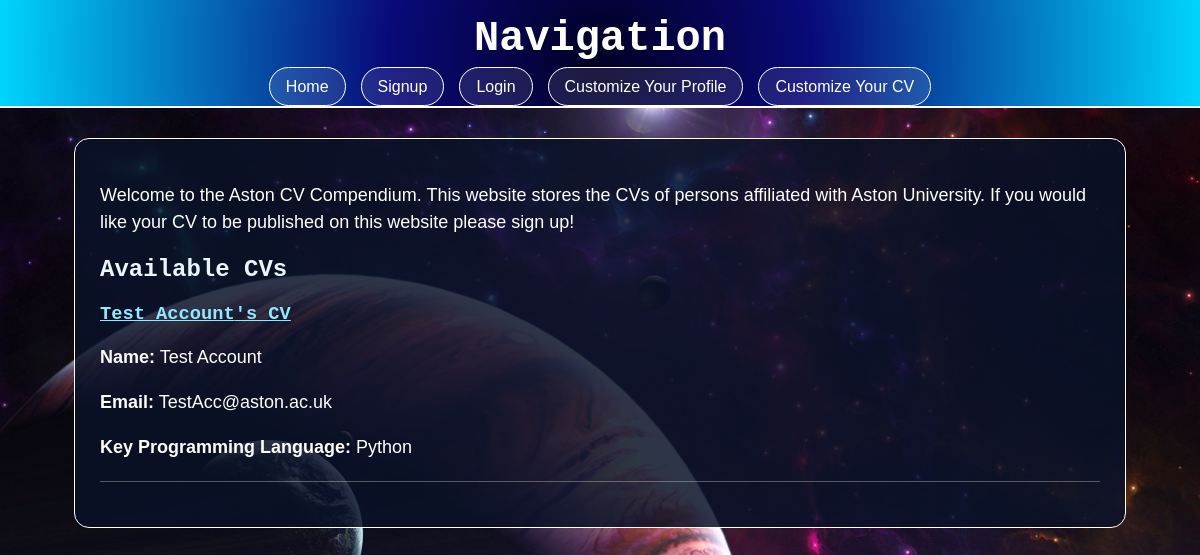
The page / on the database its author committed.
### tables this page shows
CREATE TABLE IF NOT EXISTS cvs (
    id bigint(20) UNSIGNED NOT NULL PRIMARY KEY AUTO_INCREMENT,
    user_id bigint(20) UNSIGNED NOT NULL,
    education_summary TEXT DEFAULT NULL,
    personal_statement TEXT DEFAULT NULL,
    skills TEXT DEFAULT NULL,
    key_programming_language TEXT DEFAULT NULL,
    CONSTRAINT unique_cvs_uid UNIQUE (user_id),
    CONSTRAINT fk_c_uid FOREIGN KEY (user_id) REFERENCES users(id)
                               ON DELETE CASCADE
);

CREATE TABLE IF NOT EXISTS users (
  id bigint(20) UNSIGNED NOT NULL PRIMARY KEY AUTO_INCREMENT,
  name varchar(100) NOT NULL,
  email varchar(100) NOT NULL,
  password varchar(255) NOT NULL,
  phone varchar(25) NOT NULL,
    CONSTRAINT unique_email UNIQUE (email)

);

### index.php (the view, shortened to what this page needs)
<?php
$db_host = "";
$db_user = "";
$db_pass = "";
$db_name = "";
$conn = mysqli_connect($db_host, $db_user, $db_pass, $db_name);
function get_cvs($conn): array {
    $sql_statement = "SELECT users.name, users.email, cvs.key_programming_language, cvs.id as cv_id, users.id as user_id FROM users INNER JOIN cvs ON cvs.user_id = users.id ORDER BY users.name";
    $info = mysqli_query($conn, $sql_statement);
    $cvs = [];
    while ($row = mysqli_fetch_assoc($info)) {
        $cvs[] = $row;
    }
    return [
            "success" => true,
            "error" => "",
            "cvs" => $cvs
    ];
}
$cv_result = get_cvs($conn);
$cvs = $cv_result["cvs"];
?>
<!DOCTYPE html>
<html lang="en">
<head>
    <link rel="stylesheet" href="css/style.css">
</head>
<body>
    <header id="main-header">
        <h1 id="Navi">Navigation</h1>
        <nav>
            <ul class="navigation_links">
                <li><a href="index.php">Home</a></li>
                <li><a href="signup.php">Signup</a></li>
                <li><a href="login.php">Login</a></li>
                <li><a href="profile.php">Customize Your Profile</a></li>
                <li><a href="customize_cv.php">Customize Your CV</a></li>
            </ul>
        </nav>
    </header>
    <main>
        <p class="intro_box">
            Welcome to the Aston CV Compendium. This website stores the CVs of persons affiliated with Aston University. If you would like your CV to be published on this website please sign up!
        </p>
        <section id="cv_list">
            <h2>Available CVs</h2>
            <?php if (empty($cvs)): ?>
                <p>No CVs found.</p>
            <?php else: ?>
                <?php foreach ($cvs as $cv): ?>
                    <article class="cv">
                        <h3>
                            <a href="view_cv.php?user_id=<?php echo urlencode($cv["user_id"]); ?>">
                                <?php echo htmlspecialchars($cv["name"]); ?>'s CV
                            </a>
                        </h3>
                        <p>
                            <strong>Name:</strong>
                            <?php echo htmlspecialchars($cv["name"]); ?>
                        </p>
                        <p>
                            <strong>Email:</strong>
                            <?php echo htmlspecialchars($cv["email"]); ?>
                        </p>
                        <p>
                            <strong>Key Programming Language:</strong>
                            <?php echo htmlspecialchars($cv["key_programming_language"] ?? "Not provided"); ?>
                        </p>
                    </article>
                    <hr>
                <?php endforeach; ?>
            <?php endif; ?>
        </section>
    </main>
</body>
</html>

### css/style.css (style rules this page uses)
body { margin: 0; background-image: url("css_images/wp11018821-space-2560x1440-wallpapers.jpg"); background-repeat: no-repeat; background-attachment: fixed; background-size: cover; background-color: #0a1228; color: white; font-family: Aptos, Helvetica, sans-serif; }
#main-header { text-align: center; background: radial-gradient(circle, #020024 0%, #090979 35%, #00d4ff 100%); border-bottom: 2px solid white; padding-bottom: 10px; }
#Navi { margin: 0; padding: 15px 0; font-family: "Aptos", Courier, monospace; font-size: 42px; }
.navigation_links { list-style: none; margin: 0; padding: 0; display: flex; justify-content: center; gap: 15px; flex-wrap: wrap; }
.navigation_links a { color: white; text-decoration: none; border: 1px solid white; border-radius: 20px; padding: 10px 16px; background-color: rgba(255, 255, 255, 0.1); }
main { width: 85%; max-width: 1000px; margin: 30px auto; padding: 25px; background-color: rgba(10, 18, 40, 0.85); border: 1px solid white; border-radius: 15px; }
h2, h3 { font-family: "Aptos", Courier, monospace; color: #eaf6ff; }
p { font-size: 18px; line-height: 1.5; }
a { color: #8fe9ff; }
hr { border: none; height: 1px; background-color: rgba(255, 255, 255, 0.3); margin: 20px 0; }

### rows shown on the page
cvs: user.name "Test Account", user.email "TestAcc@aston.ac.uk", key_programming_language "Python"
